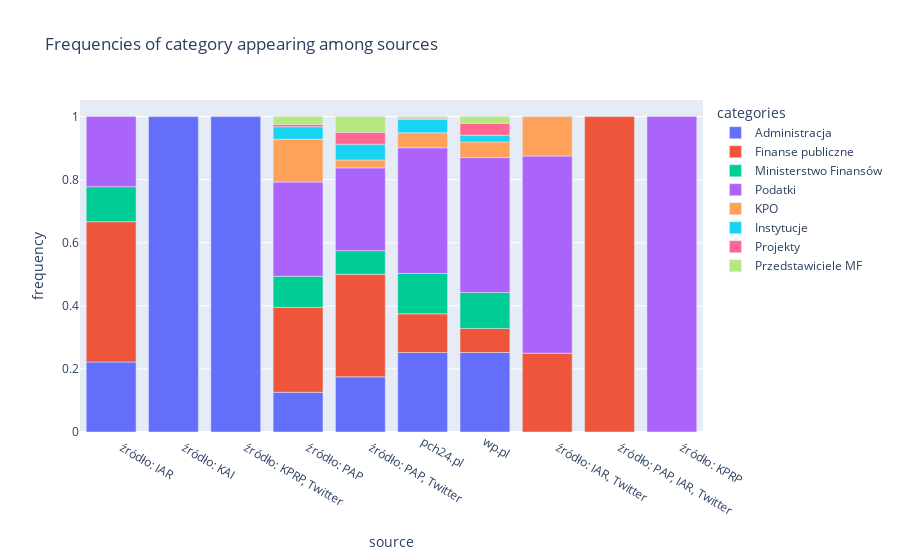

Notebook code cell kept with this figure:
### Code cell
import pandas as pd
df = pd.read_csv('c:\\Users\\piotr\\PycharmProjects\\article_aggregator_frontend\\breakthefake\\data\\database.csv', lineterminator='\n')

def split_strip(string):
    return list(map(str.strip, string.split(',')))

df = df[['title', 'claimed_source', 'categories']]

# Drop N/A values in categories
df = df[df['categories'].notna()]
df = df[df['claimed_source'].notna()]

# Convert comma separated strings to lists of strings
df['categories'] = df['categories'].apply(split_strip)

# Unwind categories
df = df.explode('categories')

df_grouped = df.groupby(['claimed_source', 'categories']).count()

df_grouped_by_source = df.groupby('claimed_source').count()

df_grouped = df_grouped.iloc[1:]

df_grouped['frequency'] = df_grouped['title']

df_grouped['source_sum'] = df_grouped['title']

for i, row in df_grouped.iterrows():
    # print(i)
    df_grouped.at[i,'source_sum'] = float(df_grouped_by_source.loc[i[0]]['title'] * 1.0)
    # df_grouped.at[i,'frequency'] = float(row['title'] * 1.0) / float(df_grouped_by_source.loc[i[0]]['title'] * 1.0)

df_grouped['frequency'] = df_grouped['title'] / df_grouped['source_sum']

df_grouped_indexed = df_grouped.reset_index()

import plotly.graph_objects as go

import plotly.express as px

# wide_df = px.data.medals_wide()

# fig = px.bar(wide_df, x="nation", y=["gold", "silver", "bronze"], title="Wide-Form Input")
fig = px.bar(df_grouped_indexed, x="claimed_source", y="frequency", color="categories",
            title="Frequencies of category appearing among sources",
            height=500
            )
fig.update_layout(xaxis={'title': 'source'})
fig.show()

### Figure 1 — Plotly figure (JSON) as saved in the notebook; plotly's stock layout.template omitted (floating-point values rounded to 4 significant figures)
{"data": [{"alignmentgroup": "True", "hovertemplate": "categories=Administracja<br>claimed_source=%{x}<br>frequency=%{y}<extra></extra>", "legendgroup": "Administracja", "marker": {"color": "#636efa", "pattern": {"shape": ""}}, "name": "Administracja", "offsetgroup": "Administracja", "orientation": "v", "showlegend": true, "textposition": "auto", "type": "bar", "x": ["    źródło: IAR   ", "    źródło: KAI   ", "    źródło: KPRP, Twitter   ", "    źródło: PAP   ", "    źródło: PAP, Twitter   ", "pch24.pl", "wp.pl"], "xaxis": "x", "y": [0.2222, 1, 1, 0.1259, 0.175, 0.2523, 0.252], "yaxis": "y"}, {"alignmentgroup": "True", "hovertemplate": "categories=Finanse publiczne<br>claimed_source=%{x}<br>frequency=%{y}<extra></extra>", "legendgroup": "Finanse publiczne", "marker": {"color": "#EF553B", "pattern": {"shape": ""}}, "name": "Finanse publiczne", "offsetgroup": "Finanse publiczne", "orientation": "v", "showlegend": true, "textposition": "auto", "type": "bar", "x": ["    źródło: IAR   ", "    źródło: IAR, Twitter   ", "    źródło: PAP   ", "    źródło: PAP, IAR, Twitter   ", "    źródło: PAP, Twitter   ", "pch24.pl", "wp.pl"], "xaxis": "x", "y": [0.4444, 0.25, 0.2691, 1, 0.325, 0.1225, 0.07641], "yaxis": "y"}, {"alignmentgroup": "True", "hovertemplate": "categories=Ministerstwo Finansów<br>claimed_source=%{x}<br>frequency=%{y}<extra></extra>", "legendgroup": "Ministerstwo Finansów", "marker": {"color": "#00cc96", "pattern": {"shape": ""}}, "name": "Ministerstwo Finansów", "offsetgroup": "Ministerstwo Finansów", "orientation": "v", "showlegend": true, "textposition": "auto", "type": "bar", "x": ["    źródło: IAR   ", "    źródło: PAP   ", "    źródło: PAP, Twitter   ", "pch24.pl", "wp.pl"], "xaxis": "x", "y": [0.1111, 0.09877, 0.075, 0.128, 0.1139], "yaxis": "y"}, {"alignmentgroup": "True", "hovertemplate": "categories=Podatki<br>claimed_source=%{x}<br>frequency=%{y}<extra></extra>", "legendgroup": "Podatki", "marker": {"color": "#ab63fa", "pattern": {"shape": ""}}, "name": "Podatki", "offsetgroup": "Podatki", "orientation": "v", "showlegend": true, "textposition": "auto", "type": "bar", "x": ["    źródło: IAR   ", "    źródło: IAR, Twitter   ", "    źródło: KPRP   ", "    źródło: PAP   ", "    źródło: PAP, Twitter   ", "pch24.pl", "wp.pl"], "xaxis": "x", "y": [0.2222, 0.625, 1, 0.2988, 0.2625, 0.3985, 0.4276], "yaxis": "y"}, {"alignmentgroup": "True", "hovertemplate": "categories=KPO<br>claimed_source=%{x}<br>frequency=%{y}<extra></extra>", "legendgroup": "KPO", "marker": {"color": "#FFA15A", "pattern": {"shape": ""}}, "name": "KPO", "offsetgroup": "KPO", "orientation": "v", "showlegend": true, "textposition": "auto", "type": "bar", "x": ["    źródło: IAR, Twitter   ", "    źródło: PAP   ", "    źródło: PAP, Twitter   ", "pch24.pl", "wp.pl"], "xaxis": "x", "y": [0.125, 0.1358, 0.025, 0.04753, 0.0496], "yaxis": "y"}, {"alignmentgroup": "True", "hovertemplate": "categories=Instytucje<br>claimed_source=%{x}<br>frequency=%{y}<extra></extra>", "legendgroup": "Instytucje", "marker": {"color": "#19d3f3", "pattern": {"shape": ""}}, "name": "Instytucje", "offsetgroup": "Instytucje", "orientation": "v", "showlegend": true, "textposition": "auto", "type": "bar", "x": ["    źródło: PAP   ", "    źródło: PAP, Twitter   ", "pch24.pl", "wp.pl"], "xaxis": "x", "y": [0.03951, 0.05, 0.04205, 0.02145], "yaxis": "y"}, {"alignmentgroup": "True", "hovertemplate": "categories=Projekty<br>claimed_source=%{x}<br>frequency=%{y}<extra></extra>", "legendgroup": "Projekty", "marker": {"color": "#FF6692", "pattern": {"shape": ""}}, "name": "Projekty", "offsetgroup": "Projekty", "orientation": "v", "showlegend": true, "textposition": "auto", "type": "bar", "x": ["    źródło: PAP   ", "    źródło: PAP, Twitter   ", "pch24.pl", "wp.pl"], "xaxis": "x", "y": [0.007407, 0.0375, 0.003656, 0.03753], "yaxis": "y"}, {"alignmentgroup": "True", "hovertemplate": "categories=Przedstawiciele MF<br>claimed_source=%{x}<br>frequency=%{y}<extra></extra>", "legendgroup": "Przedstawiciele MF", "marker": {"color": "#B6E880", "pattern": {"shape": ""}}, "name": "Przedstawiciele MF", "offsetgroup": "Przedstawiciele MF", "orientation": "v", "showlegend": true, "textposition": "auto", "type": "bar", "x": ["    źródło: PAP   ", "    źródło: PAP, Twitter   ", "pch24.pl", "wp.pl"], "xaxis": "x", "y": [0.02469, 0.05, 0.005484, 0.02145], "yaxis": "y"}], "layout": {"autosize": true, "barmode": "relative", "legend": {"title": {"text": "categories"}, "tracegroupgap": 0}, "title": {"text": "Frequencies of category appearing among sources"}, "xaxis": {"anchor": "y", "autorange": true, "domain": [0, 1], "range": [-0.5, 9.5], "title": {"text": "source"}, "type": "category"}, "yaxis": {"anchor": "x", "autorange": true, "domain": [0, 1], "range": [0, 1.053], "title": {"text": "frequency"}, "type": "linear"}}}
